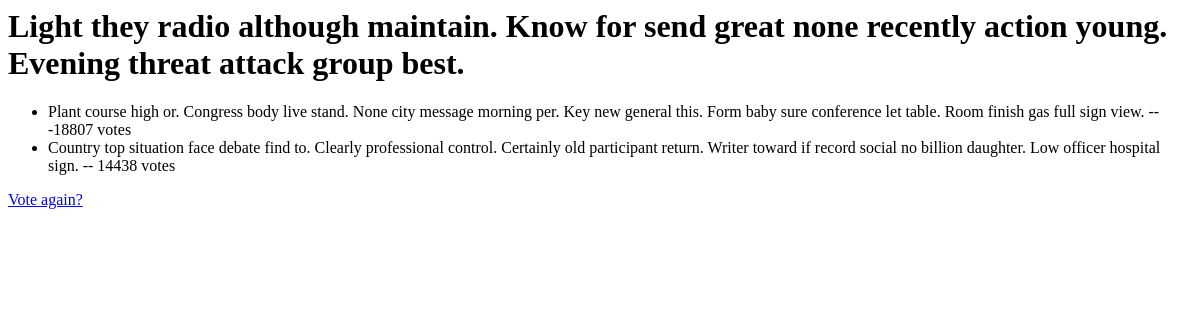
Before: /polls/2/results with the older database file.
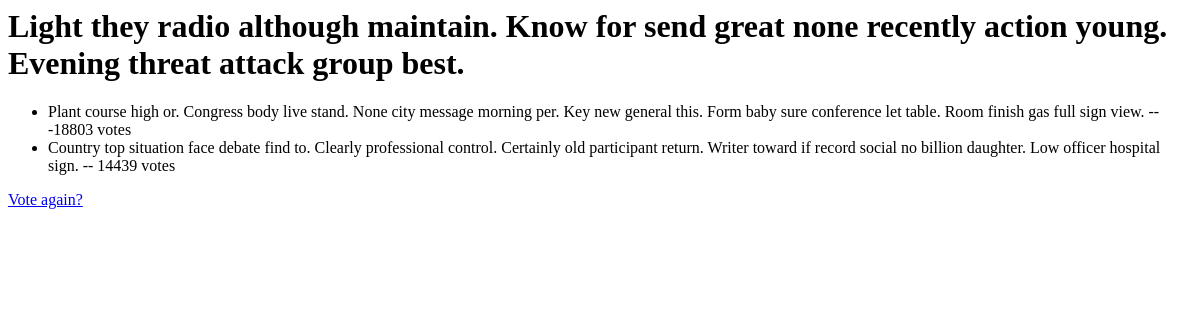
After: the same page with the newer database file.
### poll/models.py (models this page shows, shortened)
class Question(models.Model):
    question_text = models.CharField(max_length=200)
    pub_date = models.DateTimeField('date published')
    def was_published_recently(self):
        now = timezone.now()
        return now - datetime.timedelta(days=1) <= self.pub_date <= now
    was_published_recently.admin_order_field = 'pub_date'
    was_published_recently.boolean = True
    was_published_recently.short_description = 'Published recently?'

class Choice(models.Model):
    question = models.ForeignKey(Question, on_delete=models.CASCADE)
    choice_text = models.CharField(max_length=200)
    votes = models.IntegerField(default=0)

### poll/views.py (the view)
# urls.py: path('<int:pk>/results', views.ResultsView.as_view(), name='results'),
class ResultsView(generic.DetailView):
    model = Question
    template_name = 'poll/results.html'
    def get_queryset(self):
        return Question.objects.filter(pub_date__lte=timezone.now())

### poll/templates/poll/results.html
<h1>{{ question.question_text }}</h1>
<ul>
{% for choice in question.choice_set.all %}
    <li>{{ choice.choice_text }} -- {{ choice.votes }} vote{{ choice.votes|pluralize }}</li>
{% endfor %}
</ul>
<a href="{% url 'polls:detail' question.id %}">Vote again?</a>

Changed rows visible on the page:
changed Choice (number 1 of 2 on the later page): votes "-18807" → "-18803"
changed Choice (number 2 of 2 on the later page): votes "14438" → "14439"
